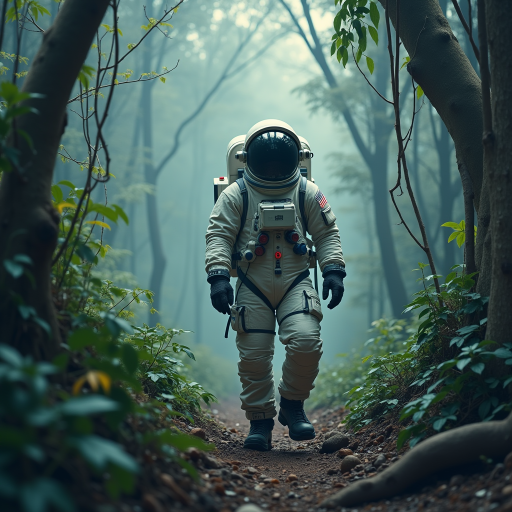
#> input picture outputs/black_forest_labs_FLUX.1_dev_astronaut-in-a-jungle-cold-color-palette-muted-col_seed-1337.png, 1024 x 1024 px, given in place of sprite_black.png, which was not available (shown at 1/2 size)
$ python bg_flux.py
#> lines starting #> are read from the running program, lines starting #| are printed output that depends on the picture; pictures that were not available may be replaced by others from this repository, and a replacement may not be noted
from PIL import Image
import numpy as np

black_bg_path = "inputs/bg_removal/sprite_black.png"
white_bg_path = "inputs/bg_removal/sprite_white.png"
output_path = "outputs/sprite_with_alpha.png"
alpha_debug_path = "outputs/alpha_debug.png"

# Load and normalize
img_black = Image.open(black_bg_path).convert("RGB")
#> img_black is the input picture: PIL image 1024x1024 RGB; mean R, G, B 68.3, 92.5, 87.4
img_white = Image.open(white_bg_path).convert("RGB")
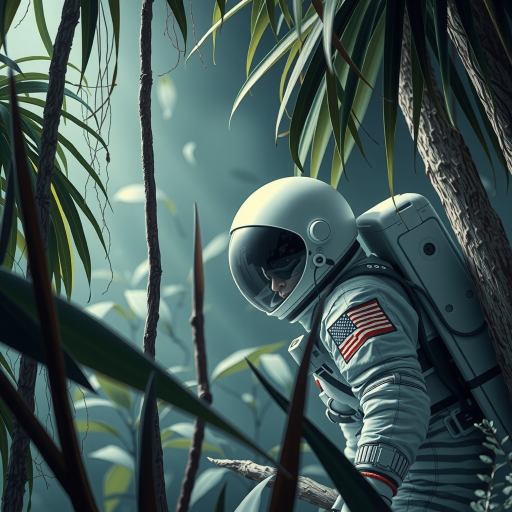
#> input picture outputs/black_forest_labs_FLUX.1_schnell_astronaut-in-a-jungle-cold-color-palette-muted-col_seed-1337.png, 1024 x 1024 px, given in place of sprite_white.png, which was not available (shown at 1/2 size)
#> img_white is the input picture: PIL image 1024x1024 RGB; mean R, G, B 67.4, 88.8, 86.4

if img_black.size != img_white.size:
    raise ValueError("Images must have the same dimensions")

arr_black = np.array(img_black).astype(np.float32) / 255.0
arr_white = np.array(img_white).astype(np.float32) / 255.0

# Compute absolute difference per pixel
diff = np.abs(arr_white - arr_black)
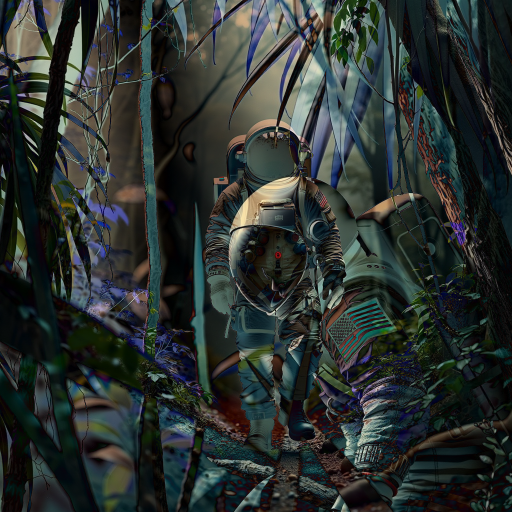
#> diff: shape (1024, 1024, 3) float32 (shown at 1/2 size); mean R, G, B 0.17, 0.196, 0.186
diff_magnitude = np.mean(diff, axis=-1)
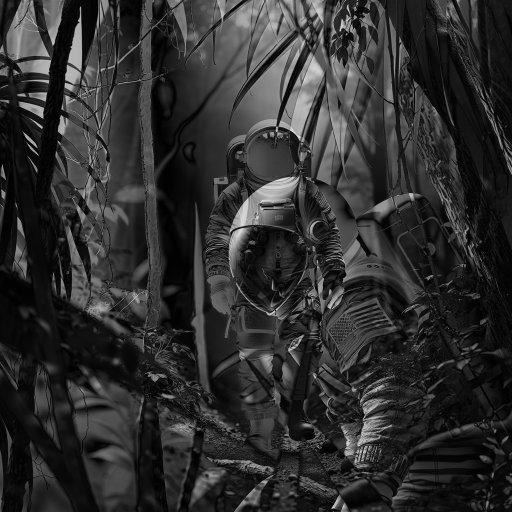
#> diff_magnitude: shape (1024, 1024) float32 (shown at 1/2 size); min 0, max 0.899, mean 0.183

# === Soft alpha mask with inversion ===
# Transparent if diff is low (background), opaque if high (sprite)
alpha = np.clip((1.0 - diff_magnitude) ** 2 * 255, 0, 255).astype(np.uint8)
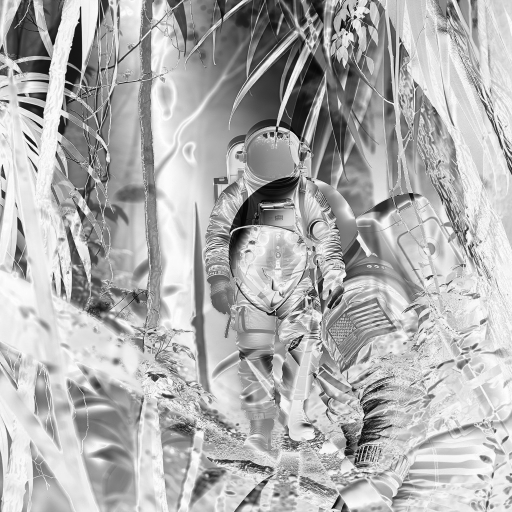
#> alpha: shape (1024, 1024) (shown at 1/2 size); min 2, max 255, mean 176.2

# Clamp RGB and combine
rgb = (arr_black * 255).astype(np.uint8)
rgba = np.dstack((rgb, alpha))
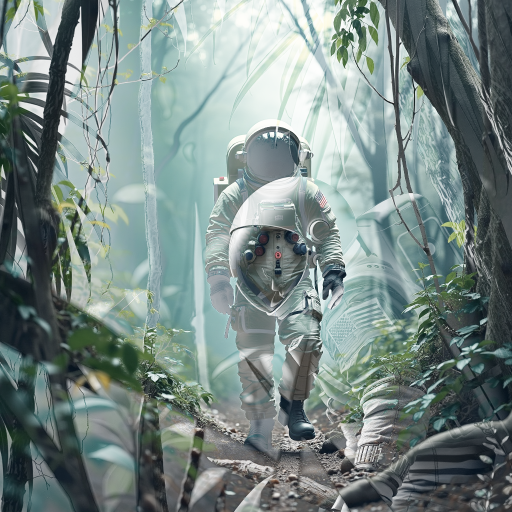
#> rgba: shape (1024, 1024, 4) (shown at 1/2 size); mean R, G, B, A 68.3, 92.5, 87.4, 176.2; transparent parts drawn white

# Save output image with alpha
Image.fromarray(rgba, mode="RGBA").save(output_path)
print(f"✅ Saved output to {output_path}")

# Optional: save alpha debug image
Image.fromarray(alpha).save(alpha_debug_path)
print(f"🩻 Saved alpha debug to {alpha_debug_path}")
